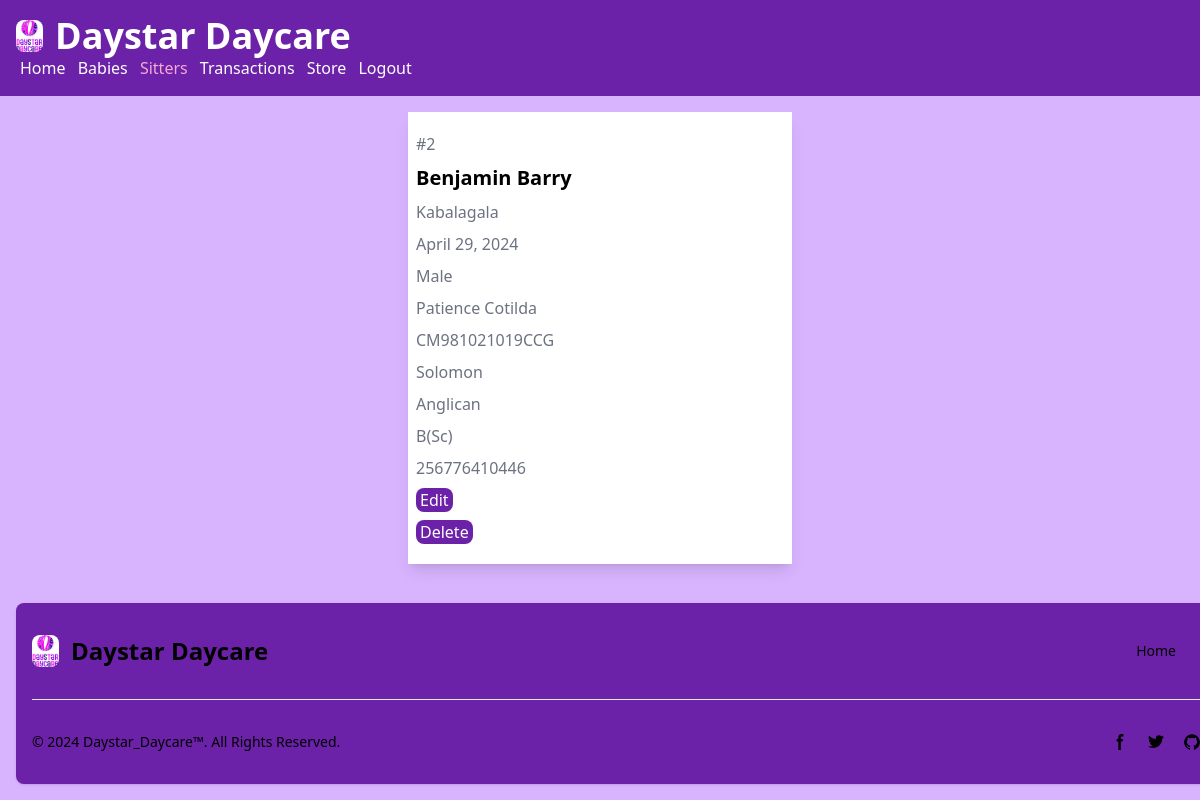
The app's page /sitter/view/2/ with its own data.
### daystar_app/models.py (models this page shows, shortened)
class Sitter(models.Model):
    name = models.CharField(max_length=100)
    location = models.CharField(max_length=200)
    dob = models.DateField()
    gender = models.CharField(max_length=25)
    next_kin = models.CharField(max_length=100)
    nin = models.CharField(max_length=100)
    recomm_name = models.CharField(max_length=100)
    religion = models.CharField(max_length=50)
    level_education = models.CharField(max_length=200)
    contact = models.IntegerField()

### daystar_app/views.py (the view)
# urls.py: path('view/<int:sitter_id>/', views.viewsitter, name="viewsitter"),
def viewsitter(request, sitter_id):
    sitter = Sitter.objects.get(id=sitter_id)
    context = {'sitter': sitter}
    template = loader.get_template('daystar_app/viewsitter.html')
    return HttpResponse(template.render(context))

### daystar_app/templates/daystar_app/viewsitter.html (shortened to what this page needs)
{% load static %}
<!DOCTYPE html>
<html lang="en">
<head>
    <script src="https://cdn.tailwindcss.com"></script>
</head>
<body class="bg-purple-300 flex flex-col h-screen">
    <div class="flex-grow">
        <nav class="flex bg-purple-800 gap-2 p-4 items-end text-white">
            <div>
                <a href="/home" class="flex items-center mb-4 sm:mb-0 space-x-3 rtl:space-x-reverse">
                    <img src="{% static "home_app/images/daystar_logo_2.jpg" %}" class="h-8 rounded-lg" alt="Daystar_Daycare_Logo">
                    <span class="self-center text-4xl font-semibold whitespace-nowrap dark:text-white">Daystar Daycare</span>
                </a>
                <div class="justify-end">
                    <a href="/home" class="px-1">Home</a>
                    <a href="/baby" class="px-1">Babies</a>
                    <a href="/sitter" class="text-pink-300 px-1">Sitters</a>
                    <a href="/baby/transactions" class="px-1">Transactions</a>
                    <a href="/baby/store" class="px-1">Store</a>
                    <a href="/logout" class="px-1">Logout</a>
                </div>
            </div>
        </nav>
        <div class="bg-white m-4 shadow-lg flex flex-col gap-2 max-w-sm mx-auto py-5 px-2">
            <p class="text-gray-500"> #{{ sitter.id }} </p>
            <h1 class="font-bold text-xl"> {{ sitter.name }} </h1>
            <p class="text-gray-500"> {{ sitter.location }} </p>
            <p class="text-gray-500"> {{ sitter.dob }} </p>
            <p class="text-gray-500"> {{ sitter.gender }} </p>
            <p class="text-gray-500"> {{ sitter.next_kin }} </p>
            <p class="text-gray-500"> {{ sitter.nin }} </p>
            <p class="text-gray-500"> {{ sitter.recomm_name }} </p>
            <p class="text-gray-500"> {{ sitter.religion }} </p>
            <p class="text-gray-500"> {{ sitter.level_education }} </p>
            <p class="text-gray-500"> {{ sitter.contact }} </p>
            <div>
                <a href="{% url "editsitter" sitter.id %}">
                    <button type="submit" class="px-1 py-0 bg-purple-800 text-white hover:bg-pink-300 rounded-lg">Edit</button>
                </a>
            </div>
            <div>
                <a href="{% url "deletesitter" sitter.id %}">
                    <button type="submit" class="px-1 py-0 bg-purple-800 text-white hover:bg-pink-300 rounded-lg">Delete</button>
                </a>
            </div>
        </div>
    </div>
    <footer class="bg-purple-800 rounded-lg shadow dark:bg-gray-900 m-4 fixed-bottom-0 left-0 right-0 w-screen">
        <div class="w-full max-w-screen-xl mx-auto p-4 md:py-8">
            <div class="sm:flex sm:items-center sm:justify-between">
                <a href="home" class="flex items-center mb-4 sm:mb-0 space-x-3 rtl:space-x-reverse">
                    <img src="{% static "home_app/images/daystar_logo_2.jpg" %}" class="h-8 rounded-lg" alt="Daystar_Daycare_Logo" />
                    <span class="self-center text-2xl font-semibold whitespace-nowrap dark:text-white">Daystar Daycare</span>
                </a>
                <ul class="flex flex-wrap items-center mb-6 text-sm font-medium text-black sm:mb-0 dark:text-gray-400">
                    <li>
                        <a href="home" class="hover:underline me-4 md:me-6">Home</a>
                    </li>
                </ul>
            </div>
            <hr class="my-6 border-gray-200 sm:mx-auto dark:border-gray-700 lg:my-8"/>
            <div class="sm:flex sm:items-center sm:justify-between">
                <span class="text-sm text-black sm:text-center dark:text-gray-400">© 2024 <a href="/home" class="hover:underline">Daystar_Daycare™</a>. All Rights Reserved.
                </span>
                <div class="flex mt-4 sm:justify-center sm:mt-0">
                    <a href="https://www.instagram.com/benjamin_barry65" class="text-black hover:text-gray-900 dark:hover:text-white">
                        <svg class="w-4 h-4" aria-hidden="true" xmlns="http://www.w3.org/2000/svg" fill="currentColor" viewBox="0 0 8 19">
                            <path fill-rule="evenodd" d="M6.135 3H8V0H6.135a4.147 4.147 0 0 0-4.142 4.142V6H0v3h2v9.938h3V9h2.021l.592-3H5V3.591A.6.6 0 0 1 5.592 3h.543Z" clip-rule="evenodd"/>
                        </svg>
                    </a>
                    <a href="https://twitter.com/benjaminbarry__" class="text-black hover:text-gray-900 dark:hover:text-white ms-5">
                    </a>
                    <a href="https://github.com/Benjaminbarry65" class="text-black hover:text-gray-900 dark:hover:text-white ms-5">
                    </a>
                </div>
            </div>
        </div>
    </footer>
</body>
</html>

### records on screen
Sitter: id "2", name "Benjamin Barry", location "Kabalagala", dob "April 29, 2024", gender "Male", next_kin "Patience Cotilda", nin "CM981021019CCG", recomm_name "Solomon", religion "Anglican", level_education "B(Sc)", contact "256776410446"
